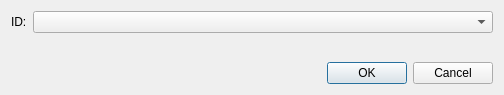
<?xml version="1.0" encoding="UTF-8"?>
<ui version="4.0">
 <class>SelectId</class>
 <widget class="QDialog" name="SelectId">
  <property name="geometry">
   <rect>
    <x>0</x>
    <y>0</y>
    <width>504</width>
    <height>95</height>
   </rect>
  </property>
  <property name="windowTitle">
   <string>Insert ID </string>
  </property>
  <layout class="QVBoxLayout" name="verticalLayout">
   <item>
    <layout class="QHBoxLayout" name="horizontalLayout">
     <item>
      <widget class="QLabel" name="label">
       <property name="toolTip">
        <string>Enter an ID name to use as a destination for hyperlinks, footnotes, and TOC entries.

The dropdown box shows existing ID names in the current file.   ID names must be unique.

All existing tags will be removed from the selected text.</string>
       </property>
       <property name="text">
        <string>ID:</string>
       </property>
      </widget>
     </item>
     <item>
      <widget class="QComboBox" name="id">
       <property name="sizePolicy">
        <sizepolicy hsizetype="MinimumExpanding" vsizetype="Fixed">
         <horstretch>0</horstretch>
         <verstretch>0</verstretch>
        </sizepolicy>
       </property>
      </widget>
     </item>
    </layout>
   </item>
   <item>
    <spacer name="verticalSpacer">
     <property name="orientation">
      <enum>Qt::Vertical</enum>
     </property>
     <property name="sizeHint" stdset="0">
      <size>
       <width>20</width>
       <height>40</height>
      </size>
     </property>
    </spacer>
   </item>
   <item>
    <widget class="QDialogButtonBox" name="buttonBox">
     <property name="orientation">
      <enum>Qt::Horizontal</enum>
     </property>
     <property name="standardButtons">
      <set>QDialogButtonBox::Cancel|QDialogButtonBox::Ok</set>
     </property>
    </widget>
   </item>
  </layout>
 </widget>
 <resources/>
 <connections>
  <connection>
   <sender>buttonBox</sender>
   <signal>accepted()</signal>
   <receiver>SelectId</receiver>
   <slot>accept()</slot>
   <hints>
    <hint type="sourcelabel">
     <x>248</x>
     <y>254</y>
    </hint>
    <hint type="destinationlabel">
     <x>157</x>
     <y>274</y>
    </hint>
   </hints>
  </connection>
  <connection>
   <sender>buttonBox</sender>
   <signal>rejected()</signal>
   <receiver>SelectId</receiver>
   <slot>reject()</slot>
   <hints>
    <hint type="sourcelabel">
     <x>316</x>
     <y>260</y>
    </hint>
    <hint type="destinationlabel">
     <x>286</x>
     <y>274</y>
    </hint>
   </hints>
  </connection>
 </connections>
</ui>
